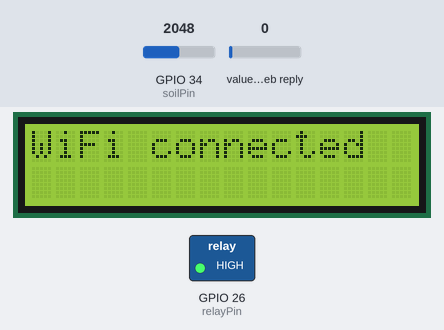
A sketch run on a simulated ESP32. Parts: 16×2 character LCD, switched loads named in the sketch (green lamp = pin HIGH). The test bench sets the inputs (shaded band); at power-on: GPIO 34 (soilPin) = 2048, value in the web reply 0. WiFi joins after 1.5 s; servers stay silent unless stated; web services answer with replies made up by the test bench; what the sketch prints to the serial monitor is not drawn.

Above: at 1.6 s.
At 3.1 s:
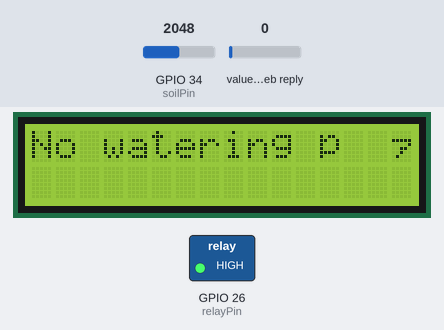

Measured:
- what the display in image 0 shows lasts 1.4 s, from 1.6 s to 3.0 s

The sketch:

pro1_irrigation.ino
```cpp
#include <WiFi.h>
#include <HTTPClient.h>
#include <LiquidCrystal_I2C.h>

// =========================
// CONFIGURATION
// =========================
const char* ssid = "surya";
const char* password = "00000000";

String writeAPIKey = " J2M22MLCQ43RTUIL";
String readAPIKey  = "XYJ2ZGNISSF6CVRF";
String channelID   = "3126135";

const int soilPin = 34;
const int relayPin = 26;

// LCD setup
LiquidCrystal_I2C lcd(0x27, 16, 2);

// =========================
// FUNCTION TO GET AI PREDICTION
// =========================
int getAIPrediction() {
  if (WiFi.status() != WL_CONNECTED) return 0;

  HTTPClient http;
  String url = "https://api.thingspeak.com/channels/" + channelID + "/fields/5/last.txt?api_key=" + readAPIKey;

  http.begin(url);
  int httpCode = http.GET();

  if (httpCode == HTTP_CODE_OK) {
    String payload = http.getString();
    int aiDecision = payload.toInt();
    Serial.print("AI Prediction: ");
    Serial.println(aiDecision);
    http.end();
    return aiDecision;
  } else {
    Serial.println("Failed to fetch AI prediction");
    http.end();
    return 0;
  }
}

// =========================
// FUNCTION TO SEND DATA TO THINGSPEAK
// =========================
void sendToThingSpeak(float soilPercent, float temperature, float humidity) {
  if (WiFi.status() != WL_CONNECTED) return;

  HTTPClient http;
  String url = "http://api.thingspeak.com/update?api_key=J2M22MLCQ43RTUIL" + writeAPIKey +
               "&field1=" + String(soilPercent) +
               "&field2=" + String(temperature) +
               "&field3=" + String(humidity);

  http.begin(url);
  int httpCode = http.GET();

  if (httpCode == HTTP_CODE_OK) {
    Serial.println("Data sent to ThingSpeak ✅");
  } else {
    Serial.println("Failed to send data ❌");
  }
  http.end();
}

// =========================
// SETUP
// =========================
void setup() {
  Serial.begin(115200);
  pinMode(relayPin, OUTPUT);
  digitalWrite(relayPin, HIGH); // pump OFF

  lcd.init();
  lcd.backlight();
  lcd.setCursor(0, 0);
  lcd.print("Connecting WiFi");

  WiFi.begin(ssid, password);
  while (WiFi.status() != WL_CONNECTED) {
    delay(500);
    Serial.print(".");
  }

  Serial.println("\nWiFi connected!");
  lcd.clear();
  lcd.print("WiFi connected");
  delay(1000);
}

// =========================
// MAIN LOOP
// =========================
void loop() {
  // --- 1. Read soil sensor ---
  int rawValue = analogRead(soilPin);
  float soilPercent = map(rawValue, 4095, 0, 0, 100); // calibrate for your sensor
  Serial.print("Soil Moisture: ");
  Serial.print(soilPercent);
  Serial.println("%");

  // --- 2. Dummy weather data (can link to API if needed) ---
  float temperature = 28.5;  // replace with actual data if using API
  float humidity = 65.0;

  // --- 3. Send to ThingSpeak ---
  sendToThingSpeak(soilPercent, temperature, humidity);

  // --- 4. Get AI prediction ---
  int aiDecision = getAIPrediction();

  bool shouldWater = false;
  if (aiDecision == 1) {
    Serial.println("AI: Suggests watering");
    shouldWater = true;
  } else if (aiDecision == 0) {
    Serial.println("AI: Suggests skip watering");
    shouldWater = false;
  } else {
    Serial.println("AI: No valid data");
  }

  // --- 5. Control relay ---
  if (shouldWater) {
    digitalWrite(relayPin, LOW); // pump ON
    lcd.clear();
    lcd.print("Watering...💧");
    Serial.println("Pump: ON");
  } else {
    digitalWrite(relayPin, HIGH); // pump OFF
    lcd.clear();
    lcd.print("No watering 💧");
    Serial.println("Pump: OFF");
  }

  // --- 6. Wait before next update ---
  delay(20000);  // 20 seconds (ThingSpeak limit)
}
```
